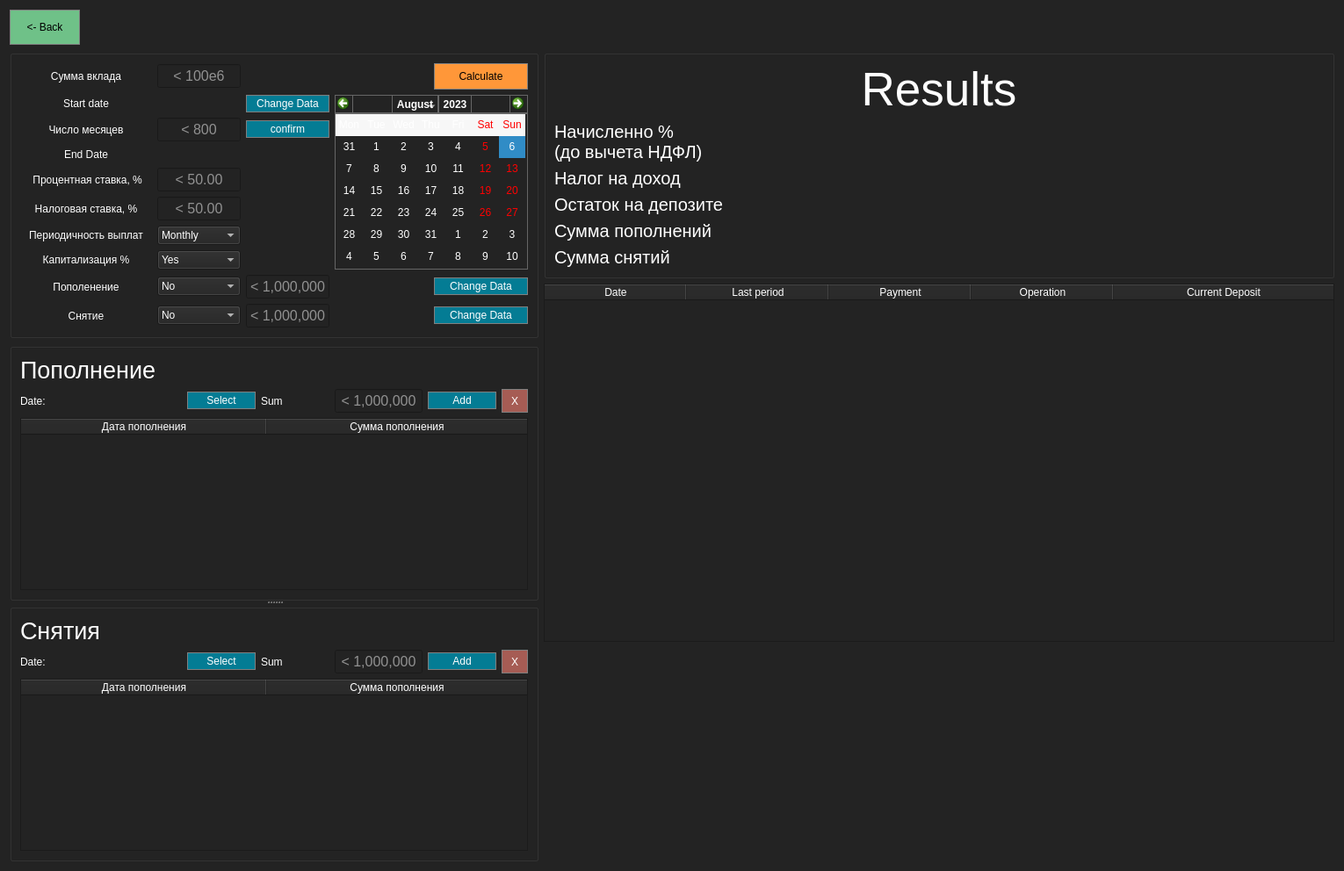
<?xml version="1.0" encoding="UTF-8"?>
<ui version="4.0">
 <class>DebetCalc</class>
 <widget class="QWidget" name="DebetCalc">
  <property name="geometry">
   <rect>
    <x>0</x>
    <y>0</y>
    <width>1516</width>
    <height>992</height>
   </rect>
  </property>
  <property name="sizePolicy">
   <sizepolicy hsizetype="Fixed" vsizetype="Fixed">
    <horstretch>0</horstretch>
    <verstretch>0</verstretch>
   </sizepolicy>
  </property>
  <property name="windowTitle">
   <string>Form</string>
  </property>
  <property name="styleSheet">
   <string notr="true">QWidget {
background:rgb(35, 35, 35);

}
QLabel {
color: white;
}
QComboBox::item { color: white; }
QComboBox{
color: white;
}
QPushButton {
color:white;
}
QRadioButton  {
color:white;
}


QHeaderView::section { 
background:rgb(35, 35, 35); 
color:white;
}

QTableView QTableCornerButton::section {
    background-color: rgb(64, 64, 64);
    border-color: rgb(64, 64, 64);
 }
 QTableView {
color:white;
}

QLineEdit {
    color: white;
}

/* Стиль для заглушки (подсказки) в QLineEdit */
QLineEdit::placeholder {
    color: gray; /* Или укажите другой цвет для подсказки */
}

QPushButton {
    background: rgb(4, 124, 148);
    color: white;
    border: 1px solid gray;
}

QPushButton:hover {
    background: QLinearGradient(x1: 0, y1: 0,
                                x2: 1, y2: 1,
                                stop: 0.3 #4B79A1,
                                stop: 1 #283E51);
    color: white;
}
QPushButton:pressed {
    background-color: QLinearGradient(x1: 0, y1: 0, x2: 0, y2: 1,
                                      stop: 0 #dadbde, stop: 1 rgb(183, 182, 184));
}
</string>
  </property>
  <layout class="QGridLayout" name="gridLayout_3">
   <item row="1" column="0" rowspan="3">
    <widget class="QGroupBox" name="groupBox">
     <property name="sizePolicy">
      <sizepolicy hsizetype="Minimum" vsizetype="Minimum">
       <horstretch>0</horstretch>
       <verstretch>0</verstretch>
      </sizepolicy>
     </property>
     <property name="styleSheet">
      <string notr="true">/* Устанавливаем фоновый цвет для QCalendarWidget */
QCalendarWidget {
    background-color: #333333;
}

/* Устанавливаем цвет текста даты в календаре */
QCalendarWidget QAbstractItemView:enabled {
    color: #ffffff;
}

/* Устанавливаем цвет текста даты в выделенной ячейке */
QCalendarWidget QAbstractItemView:enabled:selected {
    color: #000000;
}

/* Устанавливаем фоновый цвет для выделенной ячейки */
QCalendarWidget QAbstractItemView:enabled:selected {
    background-color: #ffcc00;
}

/* Изменяем цвет рамки для ячеек календаря */
QCalendarWidget QWidget:enabled {
    border: 1px solid #666666;
}

/* Изменяем цвет кнопок в календаре (стрелки для перехода между месяцами) */
QCalendarWidget QToolButton:enabled {
    color: #ffffff;
}

/* Изменяем цвет фона кнопок в календаре */
QCalendarWidget QToolButton:enabled {
    background-color: #444444;
}

/* Изменяем цвет фона кнопок в календаре при наведении курсора */
QCalendarWidget QToolButton:hover:enabled {
    background-color: #555555;
}

/* Изменяем цвет фона кнопок в календаре при нажатии */
QCalendarWidget QToolButton:pressed {
    background-color: #666666;
}</string>
     </property>
     <layout class="QGridLayout" name="gridLayout">
      <item row="7" column="0">
       <widget class="QLabel" name="label_22">
        <property name="minimumSize">
         <size>
          <width>100</width>
          <height>0</height>
         </size>
        </property>
        <property name="text">
         <string>Периодичность выплат</string>
        </property>
        <property name="alignment">
         <set>Qt::AlignCenter</set>
        </property>
       </widget>
      </item>
      <item row="1" column="4">
       <widget class="QPushButton" name="pushButton_calculate">
        <property name="minimumSize">
         <size>
          <width>0</width>
          <height>30</height>
         </size>
        </property>
        <property name="styleSheet">
         <string notr="true">QPushButton {
  background-color: rgb(255, 151, 57);
  color: black; 
  border: 1px solid gray;
}
QPushButton:pressed {
    background-color: qlineargradient(x1: 0, y1: 0, x2: 0, y2: 1,
                                      stop: 0 #FF7832, stop: 1 #FF9739);
}

</string>
        </property>
        <property name="text">
         <string>Calculate</string>
        </property>
       </widget>
      </item>
      <item row="7" column="1">
       <widget class="QComboBox" name="comboBox_freq_payment">
        <property name="styleSheet">
         <string notr="true">color:white;</string>
        </property>
        <item>
         <property name="text">
          <string>Monthly</string>
         </property>
        </item>
        <item>
         <property name="text">
          <string>Annually</string>
         </property>
        </item>
        <item>
         <property name="text">
          <string>Daily</string>
         </property>
        </item>
        <item>
         <property name="text">
          <string>Once</string>
         </property>
        </item>
       </widget>
      </item>
      <item row="1" column="1">
       <widget class="QLineEdit" name="lineEdit_sum_deposit">
        <property name="sizePolicy">
         <sizepolicy hsizetype="Fixed" vsizetype="Fixed">
          <horstretch>0</horstretch>
          <verstretch>0</verstretch>
         </sizepolicy>
        </property>
        <property name="minimumSize">
         <size>
          <width>95</width>
          <height>0</height>
         </size>
        </property>
        <property name="maximumSize">
         <size>
          <width>95</width>
          <height>16777215</height>
         </size>
        </property>
        <property name="font">
         <font>
          <pointsize>12</pointsize>
         </font>
        </property>
        <property name="alignment">
         <set>Qt::AlignCenter</set>
        </property>
        <property name="placeholderText">
         <string>&lt; 100e6</string>
        </property>
       </widget>
      </item>
      <item row="9" column="4">
       <widget class="QPushButton" name="pushButton_start_put">
        <property name="minimumSize">
         <size>
          <width>0</width>
          <height>20</height>
         </size>
        </property>
        <property name="text">
         <string>Change Data</string>
        </property>
       </widget>
      </item>
      <item row="3" column="0">
       <widget class="QLabel" name="label_17">
        <property name="minimumSize">
         <size>
          <width>100</width>
          <height>0</height>
         </size>
        </property>
        <property name="text">
         <string>Число месяцев</string>
        </property>
        <property name="alignment">
         <set>Qt::AlignCenter</set>
        </property>
       </widget>
      </item>
      <item row="10" column="4">
       <widget class="QPushButton" name="pushButton_start_withdraw">
        <property name="minimumSize">
         <size>
          <width>0</width>
          <height>20</height>
         </size>
        </property>
        <property name="text">
         <string>Change Data</string>
        </property>
       </widget>
      </item>
      <item row="2" column="2">
       <widget class="QPushButton" name="pushButton_start">
        <property name="minimumSize">
         <size>
          <width>0</width>
          <height>20</height>
         </size>
        </property>
        <property name="maximumSize">
         <size>
          <width>100</width>
          <height>16777215</height>
         </size>
        </property>
        <property name="text">
         <string>Change Data</string>
        </property>
       </widget>
      </item>
      <item row="6" column="1">
       <widget class="QLineEdit" name="lineEdit_tax_rate">
        <property name="maximumSize">
         <size>
          <width>95</width>
          <height>16777215</height>
         </size>
        </property>
        <property name="font">
         <font>
          <pointsize>12</pointsize>
         </font>
        </property>
        <property name="alignment">
         <set>Qt::AlignCenter</set>
        </property>
        <property name="placeholderText">
         <string>&lt; 50.00</string>
        </property>
       </widget>
      </item>
      <item row="8" column="1">
       <widget class="QComboBox" name="comboBox_capitalization">
        <property name="styleSheet">
         <string notr="true">color:white;</string>
        </property>
        <item>
         <property name="text">
          <string>Yes</string>
         </property>
        </item>
        <item>
         <property name="text">
          <string>No</string>
         </property>
        </item>
       </widget>
      </item>
      <item row="9" column="1">
       <widget class="QComboBox" name="comboBox_put">
        <property name="styleSheet">
         <string notr="true">color:white;</string>
        </property>
        <item>
         <property name="text">
          <string>No</string>
         </property>
        </item>
        <item>
         <property name="text">
          <string>Monthly</string>
         </property>
        </item>
        <item>
         <property name="text">
          <string>Annually</string>
         </property>
        </item>
        <item>
         <property name="text">
          <string>Custom</string>
         </property>
        </item>
       </widget>
      </item>
      <item row="8" column="0">
       <widget class="QLabel" name="label_23">
        <property name="minimumSize">
         <size>
          <width>100</width>
          <height>0</height>
         </size>
        </property>
        <property name="text">
         <string>Капитализация %</string>
        </property>
        <property name="alignment">
         <set>Qt::AlignCenter</set>
        </property>
       </widget>
      </item>
      <item row="3" column="2">
       <widget class="QPushButton" name="pushButton_confirm">
        <property name="minimumSize">
         <size>
          <width>0</width>
          <height>20</height>
         </size>
        </property>
        <property name="maximumSize">
         <size>
          <width>100</width>
          <height>16777215</height>
         </size>
        </property>
        <property name="text">
         <string>confirm</string>
        </property>
       </widget>
      </item>
      <item row="9" column="2">
       <widget class="QLineEdit" name="lineEdit_sum_put">
        <property name="maximumSize">
         <size>
          <width>95</width>
          <height>16777215</height>
         </size>
        </property>
        <property name="font">
         <font>
          <pointsize>12</pointsize>
         </font>
        </property>
        <property name="alignment">
         <set>Qt::AlignCenter</set>
        </property>
        <property name="placeholderText">
         <string>&lt; 1,000,000</string>
        </property>
       </widget>
      </item>
      <item row="2" column="0">
       <widget class="QLabel" name="label_6">
        <property name="minimumSize">
         <size>
          <width>100</width>
          <height>0</height>
         </size>
        </property>
        <property name="text">
         <string>Start date</string>
        </property>
        <property name="alignment">
         <set>Qt::AlignCenter</set>
        </property>
       </widget>
      </item>
      <item row="10" column="1">
       <widget class="QComboBox" name="comboBox_withdraw">
        <property name="styleSheet">
         <string notr="true">color:white;</string>
        </property>
        <item>
         <property name="text">
          <string>No</string>
         </property>
        </item>
        <item>
         <property name="text">
          <string>Monthly</string>
         </property>
        </item>
        <item>
         <property name="text">
          <string>Annually</string>
         </property>
        </item>
        <item>
         <property name="text">
          <string>Custom</string>
         </property>
        </item>
       </widget>
      </item>
      <item row="3" column="1">
       <widget class="QLineEdit" name="lineEdit_months">
        <property name="maximumSize">
         <size>
          <width>95</width>
          <height>16777215</height>
         </size>
        </property>
        <property name="font">
         <font>
          <pointsize>12</pointsize>
         </font>
        </property>
        <property name="alignment">
         <set>Qt::AlignCenter</set>
        </property>
        <property name="placeholderText">
         <string>&lt; 800</string>
        </property>
       </widget>
      </item>
      <item row="4" column="1">
       <widget class="QLabel" name="label_end_date">
        <property name="font">
         <font>
          <pointsize>12</pointsize>
         </font>
        </property>
        <property name="text">
         <string/>
        </property>
       </widget>
      </item>
      <item row="9" column="0">
       <widget class="QLabel" name="label_24">
        <property name="minimumSize">
         <size>
          <width>100</width>
          <height>0</height>
         </size>
        </property>
        <property name="text">
         <string>Пополенение</string>
        </property>
        <property name="alignment">
         <set>Qt::AlignCenter</set>
        </property>
       </widget>
      </item>
      <item row="4" column="0">
       <widget class="QLabel" name="label_19">
        <property name="minimumSize">
         <size>
          <width>100</width>
          <height>0</height>
         </size>
        </property>
        <property name="text">
         <string>End Date</string>
        </property>
        <property name="alignment">
         <set>Qt::AlignCenter</set>
        </property>
       </widget>
      </item>
      <item row="10" column="2">
       <widget class="QLineEdit" name="lineEdit_sum_withdraw">
        <property name="maximumSize">
         <size>
          <width>95</width>
          <height>16777215</height>
         </size>
        </property>
        <property name="font">
         <font>
          <pointsize>12</pointsize>
         </font>
        </property>
        <property name="alignment">
         <set>Qt::AlignCenter</set>
        </property>
        <property name="placeholderText">
         <string>&lt; 1,000,000</string>
        </property>
       </widget>
      </item>
      <item row="10" column="0">
       <widget class="QLabel" name="label_25">
        <property name="minimumSize">
         <size>
          <width>100</width>
          <height>0</height>
         </size>
        </property>
        <property name="text">
         <string>Снятие</string>
        </property>
        <property name="alignment">
         <set>Qt::AlignCenter</set>
        </property>
       </widget>
      </item>
      <item row="5" column="0">
       <widget class="QLabel" name="label_20">
        <property name="minimumSize">
         <size>
          <width>150</width>
          <height>0</height>
         </size>
        </property>
        <property name="text">
         <string> Процентная ставка, %</string>
        </property>
        <property name="alignment">
         <set>Qt::AlignCenter</set>
        </property>
       </widget>
      </item>
      <item row="5" column="1">
       <widget class="QLineEdit" name="lineEdit_inerest_rate">
        <property name="maximumSize">
         <size>
          <width>95</width>
          <height>16777215</height>
         </size>
        </property>
        <property name="font">
         <font>
          <pointsize>12</pointsize>
         </font>
        </property>
        <property name="alignment">
         <set>Qt::AlignCenter</set>
        </property>
        <property name="placeholderText">
         <string>&lt; 50.00</string>
        </property>
       </widget>
      </item>
      <item row="10" column="3">
       <widget class="QLabel" name="label_start_date_withdraw">
        <property name="font">
         <font>
          <pointsize>12</pointsize>
         </font>
        </property>
        <property name="text">
         <string/>
        </property>
       </widget>
      </item>
      <item row="1" column="0">
       <widget class="QLabel" name="label_26">
        <property name="minimumSize">
         <size>
          <width>100</width>
          <height>0</height>
         </size>
        </property>
        <property name="text">
         <string>Сумма вклада</string>
        </property>
        <property name="alignment">
         <set>Qt::AlignCenter</set>
        </property>
       </widget>
      </item>
      <item row="9" column="3">
       <widget class="QLabel" name="label_start_date_put">
        <property name="font">
         <font>
          <pointsize>12</pointsize>
         </font>
        </property>
        <property name="text">
         <string/>
        </property>
       </widget>
      </item>
      <item row="6" column="0">
       <widget class="QLabel" name="label_21">
        <property name="minimumSize">
         <size>
          <width>100</width>
          <height>0</height>
         </size>
        </property>
        <property name="text">
         <string>Налоговая ставка, %</string>
        </property>
        <property name="alignment">
         <set>Qt::AlignCenter</set>
        </property>
       </widget>
      </item>
      <item row="2" column="1">
       <widget class="QLabel" name="label_date_start">
        <property name="maximumSize">
         <size>
          <width>100</width>
          <height>16777215</height>
         </size>
        </property>
        <property name="font">
         <font>
          <pointsize>12</pointsize>
         </font>
        </property>
        <property name="text">
         <string/>
        </property>
       </widget>
      </item>
      <item row="2" column="3" rowspan="7" colspan="2">
       <widget class="QCalendarWidget" name="calendarWidget">
        <property name="sizePolicy">
         <sizepolicy hsizetype="Preferred" vsizetype="Preferred">
          <horstretch>0</horstretch>
          <verstretch>0</verstretch>
         </sizepolicy>
        </property>
        <property name="minimumSize">
         <size>
          <width>220</width>
          <height>0</height>
         </size>
        </property>
        <property name="accessibleDescription">
         <string/>
        </property>
        <property name="styleSheet">
         <string notr="true">/* Устанавливаем темный фон для QCalendarWidget */
QCalendarWidget {
    background-color:rgb(35, 35, 35);
}
QCalendarWidget QToolButton {
    background-color:rgb(35, 35, 35);
}
QCalendarWidget QSpinBox::up-button, QCalendarWidget QSpinBox::down-button {
    background-color:rgb(35, 35, 35); /* Темный цвет фона */
}

QCalendarWidget QTableView::item {
    background-color:rgb(35, 35, 35);
}
</string>
        </property>
        <property name="selectedDate">
         <date>
          <year>2023</year>
          <month>8</month>
          <day>6</day>
         </date>
        </property>
        <property name="gridVisible">
         <bool>false</bool>
        </property>
        <property name="selectionMode">
         <enum>QCalendarWidget::SingleSelection</enum>
        </property>
        <property name="verticalHeaderFormat">
         <enum>QCalendarWidget::NoVerticalHeader</enum>
        </property>
        <property name="navigationBarVisible">
         <bool>true</bool>
        </property>
        <property name="dateEditEnabled">
         <bool>true</bool>
        </property>
       </widget>
      </item>
     </layout>
    </widget>
   </item>
   <item row="0" column="0">
    <widget class="QPushButton" name="pushButton_go_back">
     <property name="minimumSize">
      <size>
       <width>0</width>
       <height>40</height>
      </size>
     </property>
     <property name="maximumSize">
      <size>
       <width>80</width>
       <height>16777215</height>
      </size>
     </property>
     <property name="styleSheet">
      <string notr="true">
QPushButton {
  background-color: rgb(111, 193, 136);
  color: black; 

}

QPushButton:pressed {
    background-color: qlineargradient(x1: 0, y1: 0, x2: 0, y2: 1,
                                      stop: 0 #6FC188, stop: 1 #5DA976);
}</string>
     </property>
     <property name="text">
      <string>&lt;- Back</string>
     </property>
    </widget>
   </item>
   <item row="4" column="0">
    <widget class="QSplitter" name="splitter">
     <property name="orientation">
      <enum>Qt::Vertical</enum>
     </property>
     <widget class="QGroupBox" name="custom_put_view">
      <property name="minimumSize">
       <size>
        <width>0</width>
        <height>275</height>
       </size>
      </property>
      <layout class="QGridLayout" name="gridLayout_custom_put">
       <item row="2" column="0">
        <layout class="QGridLayout" name="gridLayout_11">
         <item row="0" column="0">
          <layout class="QGridLayout" name="gridLayout_14">
           <item row="0" column="2">
            <widget class="QPushButton" name="pushButton_select_put">
             <property name="minimumSize">
              <size>
               <width>0</width>
               <height>20</height>
              </size>
             </property>
             <property name="text">
              <string>Select</string>
             </property>
            </widget>
           </item>
           <item row="0" column="3">
            <widget class="QLabel" name="label_18">
             <property name="minimumSize">
              <size>
               <width>50</width>
               <height>0</height>
              </size>
             </property>
             <property name="text">
              <string>Sum</string>
             </property>
            </widget>
           </item>
           <item row="0" column="4">
            <widget class="QLineEdit" name="lineEdit_custom_sum_put">
             <property name="minimumSize">
              <size>
               <width>80</width>
               <height>0</height>
              </size>
             </property>
             <property name="maximumSize">
              <size>
               <width>100</width>
               <height>16777215</height>
              </size>
             </property>
             <property name="font">
              <font>
               <pointsize>12</pointsize>
              </font>
             </property>
             <property name="alignment">
              <set>Qt::AlignCenter</set>
             </property>
             <property name="placeholderText">
              <string>&lt; 1,000,000</string>
             </property>
            </widget>
           </item>
           <item row="0" column="1">
            <widget class="QLabel" name="label_custom_date_put">
             <property name="minimumSize">
              <size>
               <width>100</width>
               <height>0</height>
              </size>
             </property>
             <property name="text">
              <string/>
             </property>
            </widget>
           </item>
           <item row="0" column="6">
            <widget class="QPushButton" name="pushButton_put_delete">
             <property name="minimumSize">
              <size>
               <width>15</width>
               <height>15</height>
              </size>
             </property>
             <property name="maximumSize">
              <size>
               <width>30</width>
               <height>30</height>
              </size>
             </property>
             <property name="styleSheet">
              <string notr="true">QPushButton {
  background-color: #a65c54;
  border: 1px solid gray;
}

QPushButton:pressed {
    background-color: qlineargradient(x1: 0, y1: 0, x2: 0, y2: 1,
                                      stop: 0 #BEBEBE, stop: 1 #D7D7D7);
}</string>
             </property>
             <property name="text">
              <string>X</string>
             </property>
            </widget>
           </item>
           <item row="0" column="0">
            <widget class="QLabel" name="label_15">
             <property name="minimumSize">
              <size>
               <width>40</width>
               <height>0</height>
              </size>
             </property>
             <property name="text">
              <string>Date:</string>
             </property>
            </widget>
           </item>
           <item row="0" column="5">
            <widget class="QPushButton" name="pushButton_custom_add_put">
             <property name="minimumSize">
              <size>
               <width>0</width>
               <height>20</height>
              </size>
             </property>
             <property name="text">
              <string>Add</string>
             </property>
            </widget>
           </item>
          </layout>
         </item>
         <item row="1" column="0">
          <widget class="QTableWidget" name="tableWidget_put">
           <property name="sizePolicy">
            <sizepolicy hsizetype="Preferred" vsizetype="Expanding">
             <horstretch>0</horstretch>
             <verstretch>0</verstretch>
            </sizepolicy>
           </property>
           <property name="minimumSize">
            <size>
             <width>0</width>
             <height>0</height>
            </size>
           </property>
           <property name="editTriggers">
            <set>QAbstractItemView::NoEditTriggers</set>
           </property>
           <property name="columnCount">
            <number>2</number>
           </property>
           <attribute name="horizontalHeaderDefaultSectionSize">
            <number>280</number>
           </attribute>
           <attribute name="horizontalHeaderShowSortIndicator" stdset="0">
            <bool>false</bool>
           </attribute>
           <attribute name="horizontalHeaderStretchLastSection">
            <bool>true</bool>
           </attribute>
           <column>
            <property name="text">
             <string>Дата пополнения</string>
            </property>
           </column>
           <column>
            <property name="text">
             <string>Сумма пополнения</string>
            </property>
           </column>
          </widget>
         </item>
        </layout>
       </item>
       <item row="1" column="0">
        <widget class="QLabel" name="label">
         <property name="font">
          <font>
           <pointsize>20</pointsize>
          </font>
         </property>
         <property name="text">
          <string>Пополнение</string>
         </property>
        </widget>
       </item>
      </layout>
     </widget>
     <widget class="QGroupBox" name="custom_withdraw_view">
      <layout class="QGridLayout" name="gridLayout_custom_put_2">
       <item row="2" column="0">
        <layout class="QGridLayout" name="gridLayout_12">
         <item row="1" column="0">
          <widget class="QTableWidget" name="tableWidget_withdraw">
           <property name="sizePolicy">
            <sizepolicy hsizetype="Preferred" vsizetype="Expanding">
             <horstretch>0</horstretch>
             <verstretch>0</verstretch>
            </sizepolicy>
           </property>
           <property name="minimumSize">
            <size>
             <width>0</width>
             <height>0</height>
            </size>
           </property>
           <property name="editTriggers">
            <set>QAbstractItemView::NoEditTriggers</set>
           </property>
           <property name="columnCount">
            <number>2</number>
           </property>
           <attribute name="horizontalHeaderDefaultSectionSize">
            <number>280</number>
           </attribute>
           <attribute name="horizontalHeaderShowSortIndicator" stdset="0">
            <bool>false</bool>
           </attribute>
           <attribute name="horizontalHeaderStretchLastSection">
            <bool>true</bool>
           </attribute>
           <column>
            <property name="text">
             <string>Дата пополнения</string>
            </property>
           </column>
           <column>
            <property name="text">
             <string>Сумма пополнения</string>
            </property>
           </column>
          </widget>
         </item>
         <item row="0" column="0">
          <layout class="QGridLayout" name="gridLayout_15">
           <item row="0" column="1">
            <widget class="QLabel" name="label_custom_date_withdraw">
             <property name="minimumSize">
              <size>
               <width>100</width>
               <height>0</height>
              </size>
             </property>
             <property name="text">
              <string/>
             </property>
            </widget>
           </item>
           <item row="0" column="3">
            <widget class="QLabel" name="label_30">
             <property name="minimumSize">
              <size>
               <width>50</width>
               <height>0</height>
              </size>
             </property>
             <property name="text">
              <string>Sum</string>
             </property>
            </widget>
           </item>
           <item row="0" column="2">
            <widget class="QPushButton" name="pushButton_select_withdraw">
             <property name="minimumSize">
              <size>
               <width>0</width>
               <height>20</height>
              </size>
             </property>
             <property name="text">
              <string>Select</string>
             </property>
            </widget>
           </item>
           <item row="0" column="0">
            <widget class="QLabel" name="label_29">
             <property name="minimumSize">
              <size>
               <width>40</width>
               <height>0</height>
              </size>
             </property>
             <property name="text">
              <string>Date:</string>
             </property>
            </widget>
           </item>
           <item row="0" column="6">
            <widget class="QPushButton" name="pushButton_withdraw_delete">
             <property name="minimumSize">
              <size>
               <width>15</width>
               <height>15</height>
              </size>
             </property>
             <property name="maximumSize">
              <size>
               <width>30</width>
               <height>30</height>
              </size>
             </property>
             <property name="styleSheet">
              <string notr="true">QPushButton {
  background-color: #a65c54;
  border: 1px solid gray;
}

QPushButton:pressed {
    background-color: qlineargradient(x1: 0, y1: 0, x2: 0, y2: 1,
                                      stop: 0 #BEBEBE, stop: 1 #D7D7D7);
}</string>
             </property>
             <property name="text">
              <string>X</string>
             </property>
            </widget>
           </item>
           <item row="0" column="5">
            <widget class="QPushButton" name="pushButton_custom_add_withdraw">
             <property name="minimumSize">
              <size>
               <width>0</width>
               <height>20</height>
              </size>
             </property>
             <property name="text">
              <string>Add</string>
             </property>
            </widget>
           </item>
           <item row="0" column="4">
            <widget class="QLineEdit" name="lineEdit_custom_sum_withdraw">
             <property name="minimumSize">
              <size>
               <width>80</width>
               <height>0</height>
              </size>
             </property>
             <property name="maximumSize">
              <size>
               <width>100</width>
               <height>16777215</height>
              </size>
             </property>
             <property name="font">
              <font>
               <pointsize>12</pointsize>
              </font>
             </property>
             <property name="alignment">
              <set>Qt::AlignCenter</set>
             </property>
             <property name="placeholderText">
              <string>&lt; 1,000,000</string>
             </property>
            </widget>
           </item>
          </layout>
         </item>
        </layout>
       </item>
       <item row="1" column="0">
        <widget class="QLabel" name="label_2">
         <property name="font">
          <font>
           <pointsize>20</pointsize>
          </font>
         </property>
         <property name="text">
          <string>Снятия</string>
         </property>
        </widget>
       </item>
      </layout>
     </widget>
    </widget>
   </item>
   <item row="1" column="1" rowspan="4">
    <layout class="QGridLayout" name="gridLayout_2">
     <item row="0" column="0" colspan="2">
      <widget class="QGroupBox" name="gg2">
       <property name="sizePolicy">
        <sizepolicy hsizetype="Preferred" vsizetype="Fixed">
         <horstretch>0</horstretch>
         <verstretch>0</verstretch>
        </sizepolicy>
       </property>
       <layout class="QGridLayout" name="gridLayout_7">
        <item row="1" column="0">
         <widget class="QLabel" name="label_16">
          <property name="font">
           <font>
            <pointsize>15</pointsize>
           </font>
          </property>
          <property name="text">
           <string>Начисленно %
(до вычета НДФЛ)</string>
          </property>
         </widget>
        </item>
        <item row="4" column="1">
         <widget class="QLabel" name="label_all_puts">
          <property name="font">
           <font>
            <pointsize>15</pointsize>
           </font>
          </property>
          <property name="text">
           <string/>
          </property>
         </widget>
        </item>
        <item row="5" column="0">
         <widget class="QLabel" name="label_32">
          <property name="font">
           <font>
            <pointsize>15</pointsize>
           </font>
          </property>
          <property name="text">
           <string>Сумма снятий</string>
          </property>
         </widget>
        </item>
        <item row="3" column="0">
         <widget class="QLabel" name="label_28">
          <property name="font">
           <font>
            <pointsize>15</pointsize>
           </font>
          </property>
          <property name="text">
           <string>Остаток на депозите</string>
          </property>
         </widget>
        </item>
        <item row="2" column="0">
         <widget class="QLabel" name="label_27">
          <property name="font">
           <font>
            <pointsize>15</pointsize>
           </font>
          </property>
          <property name="text">
           <string>Налог на доход</string>
          </property>
         </widget>
        </item>
        <item row="0" column="0" colspan="2">
         <widget class="QLabel" name="label_3">
          <property name="font">
           <font>
            <pointsize>40</pointsize>
           </font>
          </property>
          <property name="text">
           <string>Results</string>
          </property>
          <property name="alignment">
           <set>Qt::AlignCenter</set>
          </property>
         </widget>
        </item>
        <item row="4" column="0">
         <widget class="QLabel" name="label_31">
          <property name="font">
           <font>
            <pointsize>15</pointsize>
           </font>
          </property>
          <property name="text">
           <string>Сумма пополнений</string>
          </property>
         </widget>
        </item>
        <item row="5" column="1">
         <widget class="QLabel" name="label_all_withdraws">
          <property name="font">
           <font>
            <pointsize>15</pointsize>
           </font>
          </property>
          <property name="text">
           <string/>
          </property>
         </widget>
        </item>
        <item row="3" column="1">
         <widget class="QLabel" name="label_res_deposit">
          <property name="font">
           <font>
            <pointsize>15</pointsize>
           </font>
          </property>
          <property name="text">
           <string/>
          </property>
         </widget>
        </item>
        <item row="1" column="1">
         <widget class="QLabel" name="label_res_percents">
          <property name="minimumSize">
           <size>
            <width>250</width>
            <height>0</height>
           </size>
          </property>
          <property name="font">
           <font>
            <pointsize>15</pointsize>
           </font>
          </property>
          <property name="text">
           <string/>
          </property>
         </widget>
        </item>
        <item row="2" column="1">
         <widget class="QLabel" name="label_res_taxes">
          <property name="font">
           <font>
            <pointsize>15</pointsize>
           </font>
          </property>
          <property name="text">
           <string/>
          </property>
         </widget>
        </item>
       </layout>
      </widget>
     </item>
     <item row="1" column="0" colspan="2">
      <widget class="QTableWidget" name="tableWidget_result">
       <property name="sizePolicy">
        <sizepolicy hsizetype="Fixed" vsizetype="Expanding">
         <horstretch>0</horstretch>
         <verstretch>0</verstretch>
        </sizepolicy>
       </property>
       <property name="minimumSize">
        <size>
         <width>900</width>
         <height>0</height>
        </size>
       </property>
       <property name="editTriggers">
        <set>QAbstractItemView::NoEditTriggers</set>
       </property>
       <attribute name="horizontalHeaderCascadingSectionResizes">
        <bool>false</bool>
       </attribute>
       <attribute name="horizontalHeaderDefaultSectionSize">
        <number>162</number>
       </attribute>
       <attribute name="horizontalHeaderShowSortIndicator" stdset="0">
        <bool>false</bool>
       </attribute>
       <attribute name="horizontalHeaderStretchLastSection">
        <bool>true</bool>
       </attribute>
       <column>
        <property name="text">
         <string>Date</string>
        </property>
       </column>
       <column>
        <property name="text">
         <string>Last period</string>
        </property>
       </column>
       <column>
        <property name="text">
         <string>Payment</string>
        </property>
       </column>
       <column>
        <property name="text">
         <string>Operation</string>
        </property>
       </column>
       <column>
        <property name="text">
         <string>Current Deposit</string>
        </property>
       </column>
      </widget>
     </item>
     <item row="3" column="0">
      <spacer name="verticalSpacer">
       <property name="orientation">
        <enum>Qt::Vertical</enum>
       </property>
       <property name="sizeType">
        <enum>QSizePolicy::Minimum</enum>
       </property>
       <property name="sizeHint" stdset="0">
        <size>
         <width>20</width>
         <height>250</height>
        </size>
       </property>
      </spacer>
     </item>
    </layout>
   </item>
  </layout>
 </widget>
 <resources/>
 <connections/>
</ui>
